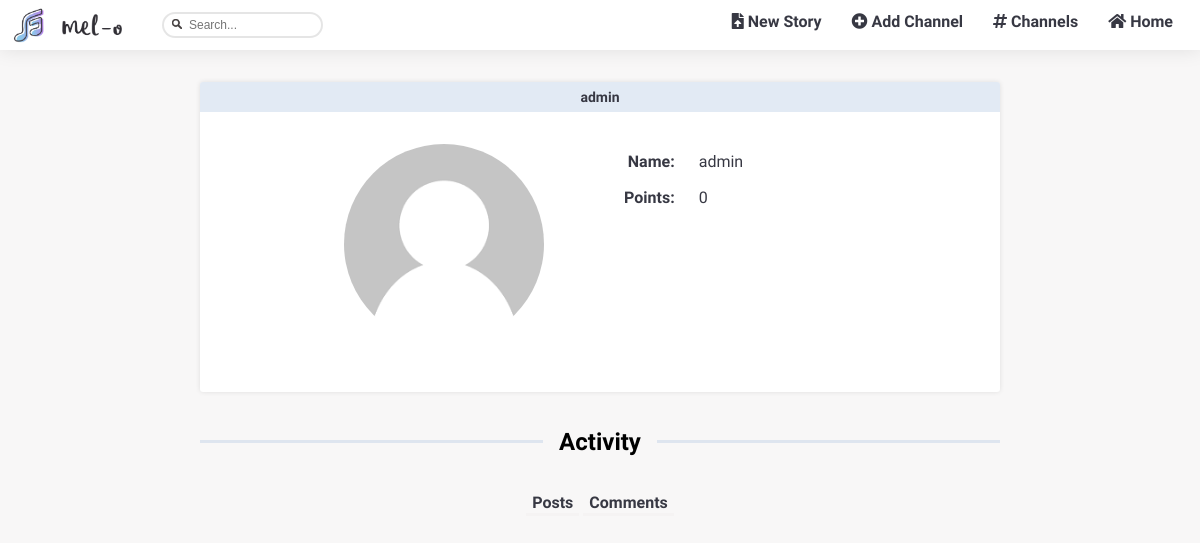
The app's page /pages/profile.php?user=admin with its own data.
### tables this page shows
CREATE TABLE users (
  username VARCHAR PRIMARY KEY,
  password VARCHAR,
  name VARCHAR,
  birth_day INTEGER,
  gender VARCHAR,
  email VARCHAR,
  nationality VARCHAR,
  points INTEGER
);

### database/db_account.php (called while the page is built, shortened)
<?php
  include('../database/db_connection.php');
  function getUserData($username)
  {
    global $db;
    $stmt = $db->prepare('SELECT * FROM users WHERE username = ?');
    $stmt->execute(array($username));
    return $stmt->fetch();
  }
?>

### templates/tpl_account.php (called while the page is built, shortened)
<?php
function getUserImage($username){
  if(file_exists("../img/users/originals/$username.png")){
   $img = "../img/users/originals/$username.png";
  }else  $img = "../img/unknownuser.png";
  return $img;
}?>

### templates/tpl_profile.php (shortened to what this page needs)
<?php function printProfile($userdata) {  ?>
  <section id="profile" class= "page nosidebarblockLayout centerCardLayout">
    <section id="profileInf" class= "blockStyle">
      <span id="username"><h1 class="sidebarCardHeader sidebarH1"><?=$userdata['username']?></h1></span>
      <div id ="info">
          <?php $igmsrc = getUserImage($userdata['username']);?>
          <img  id="uploadedImage"  src=<?=$igmsrc?> width=200 height="200" class="roundImage">
            <div id ="personalData">
            <?php if($userdata['name'] !== ""){?>
            <span class="alignRight"><b>Name: </b></span><span><?=$userdata['name']?></span>
            <?php } ?>
            <span class="alignRight" id="user_points"><b>Points: </b></span><span><?=$userdata['points']?></span>
  </section>
  <?php draw_activity($userdata['username']);?>
<?php } ?>
<?php
function draw_activity($username) { ?>
  <div id="activityDiv" class="activityDiv">
    <hr>
    <span id="activityTitle" class="activityTitle"><h1>Activity</h1></span>
    <hr>
  </div>
  <div id ="links">
    <input type="button" value="Posts" id="Posts" onclick="loadPostsActivity(event)" />
    <input type="button" value="Comments" id="Comments"  onclick="loadPostsActivity(event)" />
  </div>
  <?php
} ?>

### css/style.css (style rules this page uses)
.regularBody { margin: 0 0; display: grid; grid-template-rows: 1fr auto; --bg-color : #efebeb66; --font-color: #373843; --search-background-color: #e8e8e8; --error-color: rgba(236, 96, 96, 0.829); --success-color:rgba(87, 236, 94, 0.829); --link-color: rgb(153, 131, 233); --font-hover-color: white; --box-shadow-color: rgba(0,0,0,0.1); --grad-start-color: rgb(131, 193, 233); --grad-end-color: #A46BE5; --washed-out-blue:#aec5e05c; --font: 'Abel'; background: var(--bg-color); font-family: var(--font), sans-serif; }
.nosidebarblockLayout { grid-area: 2 / 1 / span 1 / span 2; height: fit-content; margin:0; }
.blockStyle { box-shadow: 0px 0px 5px var(--box-shadow-color); font: var(--font); color: var(--font-color); background: white; border-radius: 3px; overflow: auto; }
.page { margin: 2em 2em 0 2em; width: 800px; }
.roundImage { border-radius: 100px; }
.sidebarCardHeader { color: var(--font-color); font-size: 0.9em; padding: 0.5em 0 0.5em 0; text-align: center; background: var(--washed-out-blue); font-weight: bold; width: 100%; }
.sidebarH1 { text-decoration: none; color: var(--font-color); font-size: 14px; margin:0; }
.centerCardLayout { margin-left: auto; margin-right: auto; }
.alignRight { text-align: right; }
#profile #info { display: flex; flex-direction: row; justify-content: center; padding:2em; }
.activityTitle { text-align: center; flex: 0 0 auto; margin: 0 1em 0 1em; }
.activityDiv { display:flex; align-items: center; margin: 1em 0 1em 0; }
.activityDiv hr { flex: 1 1 0; height:3px; background: var(--washed-out-blue); border:none; }
#links { text-align: center; }
#links * { border: none; color:var(--font-color); background: none; font-size: 16px; font: var(--font); border-bottom: 3px solid var(--bg-color); font-weight: bold; }
#profile #textForm, #profile #personalData { display: grid; grid-template-columns: 1fr 2fr; grid-template-rows: 1fr 1fr 1fr 1fr 1fr 1fr; max-width: 60%; }
#profileInf > #info img { margin-right: 4em; border-radius: 100px; margin-bottom: 1em; }
#profile #textForm *, #profile #personalData * { margin: 0.5em; color: var(--font-color); font-family: var(--font), sans-serif; }

### records on screen
users: username "admin", name "admin", points "0"
